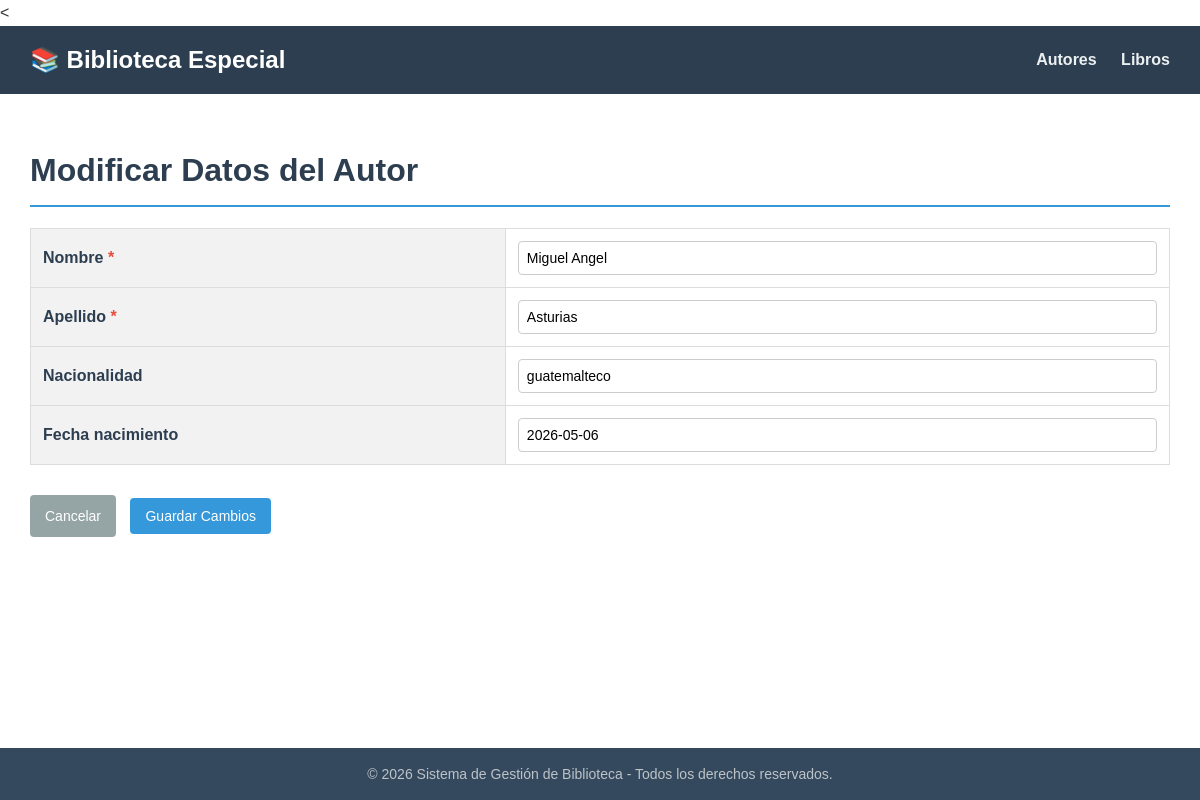
Screenshot of /biblioteca/autores/1/editar/ with the database file from the repository.
### biblioteca/models.py (models this page shows, shortened)
class Autor(models.Model):
    nombre = models.CharField(max_length=100)
    apellido = models.CharField(max_length=100)
    nacionalidad = models.CharField(max_length=50, blank=True, null=True)
    fecha_nacimiento = models.DateField(blank=True, null=True)

### biblioteca/views.py (the view)
# urls.py: path("autores/<int:pk>/editar/", views.AutorUpdateView.as_view(), name="autor-update"),
class AutorUpdateView(UpdateView):
    model = Autor
    fields = ["nombre", "apellido", "nacionalidad", "fecha_nacimiento"]
    template_name = "biblioteca/autor_form.html"
    success_url = reverse_lazy("autor-list")

### biblioteca/templates/biblioteca/autor_form.html (shortened to what this page needs)
{% extends 'biblioteca/base.html' %}
{% block contenido %}
    <h1>{% if object %}Modificar Datos del Autor{% else %}Registrar Nuevo Autor{% endif %}</h1>
    <form method="post" novalidate>
        <table>
            <tbody>
                {% for field in form %}
                <tr>
                    <th>
                        <label for="{{ field.id_for_label }}">{{ field.label }}</label>
                        {% if field.field.required %}<span style="color: #e74c3c;">*</span>{% endif %}
                    </th>
                    <td>
                        {{ field }}
                    </td>
                </tr>
                {% endfor %}
            </tbody>
        </table>
        <div class="acciones">
            <a href="{% url 'autor-list' %}" class="btn btn-secondary">Cancelar</a>
            <button type="submit" class="btn">
                {% if object %}Guardar Cambios{% else %}Crear Autor{% endif %}
            </button>
        </div>
    </form>
{% endblock %}

### biblioteca/templates/biblioteca/base.html (style rules this page uses)
body { font-family: Arial, sans-serif; margin: 0; padding: 0; line-height: 1.6; color: #333; display: flex; flex-direction: column; min-height: 100vh; }
h1 { color: #2c3e50; border-bottom: 2px solid #3498db; padding-bottom: 8px; }
.acciones { margin-top: 20px; margin-bottom: 30px; }
.btn { display: inline-block; padding: 10px 15px; color: white; text-decoration: none; border-radius: 4px; font-size: 14px; border: none; cursor: pointer; box-sizing: border-box; background-color: #3498db; }
.btn-secondary { background-color: #95a5a6; margin-right: 10px; }
table { width: 100%; border-collapse: collapse; margin-top: 15px; margin-bottom: 30px; }
th, td { border: 1px solid #ddd; padding: 12px; text-align: left; }
th { background-color: #f2f2f2; color: #2c3e50; font-weight: bold; }
input[type="text"], input[type="date"], select, textarea { width: 100%; padding: 8px; box-sizing: border-box; border: 1px solid #ccc; border-radius: 4px; font-size: 14px; }

### rows the page displays
Autor: form "Miguel Angel" "Asturias" "guatemalteco" "2026-05-06"

### other values shown
{{ field.label }} "Nombre" "Apellido" "Nacionalidad" "Fecha nacimiento"
